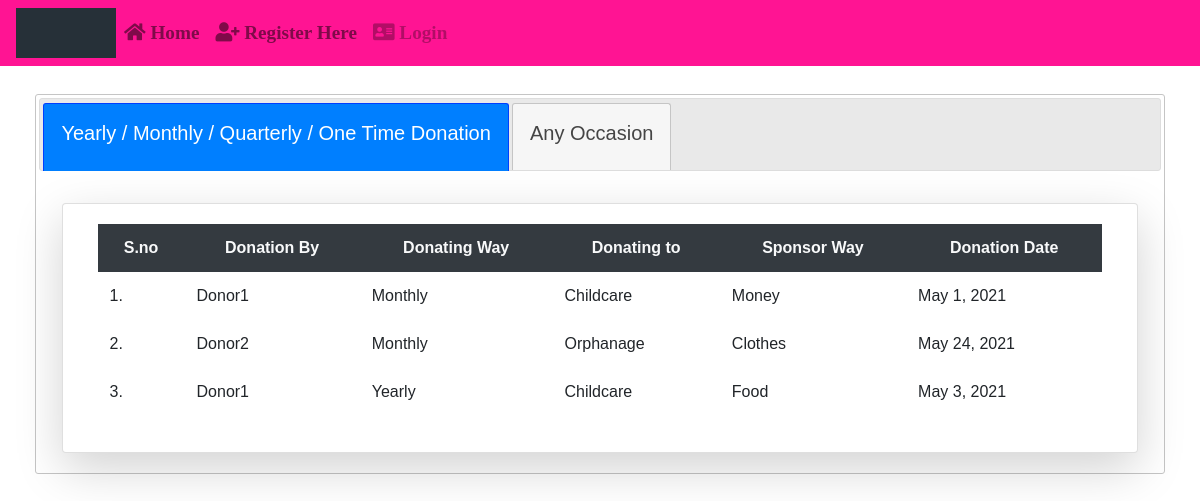
The page /info/ on the database as committed earlier.
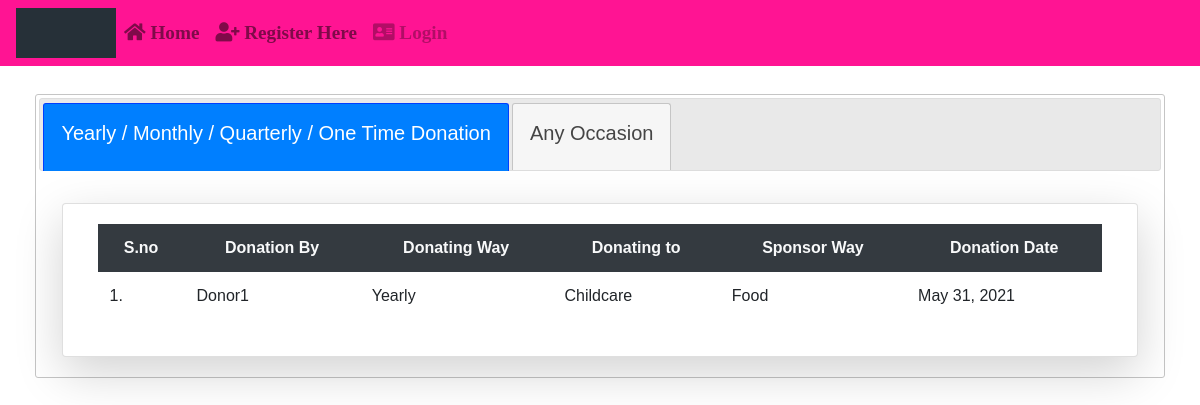
The same page on the database as committed later.
### App/models.py (models this page shows)
class Donate(models.Model):
	d=[('Select',"Select"),('Yearly',"Yearly Once"),('Monthly',"Monthly Once"),('Quarterly',"Quarterly Once"),('One Time',"One time donation")]
	s=[('Select',"Select"),('Food',"Food"),('Clothes',"Clothes"),('Money',"Money")]
	username=models.CharField(max_length=50)
	email=models.EmailField(max_length=50)
	ways_to_donate=models.CharField(max_length=50,choices=d,default='Select')
	donating_to=models.CharField(max_length=50)
	sponsor_way=models.CharField(max_length=50,choices=s,default='Select')
	donating_date=models.DateField()
	uid=models.ForeignKey(User,on_delete=models.CASCADE)

### App/views.py (the view)
# urls.py: path('info/',views.information,name="info"),
def information(request):
	d=Donate.objects.all()
	o=OccDonate.objects.all()
	return render(request,'html/information.html',{'d':d,'o':o})

### App/templates/html/information.html (shortened to what this page needs)
{% extends 'html/base.html' %}
{% block content %}
<div class="container-fluid mt-2">
	<div class="card-body">
		<div id="tabs">
  			<ul>
    			<li><a href="#tab1"class="btn btn col-sm my-2 mx-auto"><h5>Yearly / Monthly / Quarterly / One Time Donation</h5></a></li>
    			<li><a href="#tab2"class="btn btn col-sm my-2 mx-auto"><h5>Any Occasion</h5></a></li>
  			</ul>
  			<div id="tab1">
  				<div class="container-fluid mt-2">
				<div class="row">
  				<div class="card col-md mt-2 shadow-lg">
				<div class="card-body">
				<table class="table table-borderless table-center">
					<tr class="bg-dark text-light text-center">
						<th>S.no</th>
						<th>Donation By</th>
						<th>Donating Way</th>
						<th>Donating to</th>
						<th>Sponsor Way</th>
						<th>Donation Date</th>
					</tr>
            		{% for k in d %}
            		<tr>
            			<td>{{forloop.counter}}.</td>
            			<td>{{k.username}}</td>
            			<td>{{k.ways_to_donate}}</td>
            			<td>{{k.donating_to}}</td>
            			<td>{{k.sponsor_way}}</td>
            			<td>{{k.donating_date}}</td>
            		</tr>
            		{% endfor %}
            	</table>
			</div>
		</div>
	</div>
</div>
</div>
</div>
</div>
</div>
{% endblock %}

### App/templates/html/base.html (shortened to what this page needs)
{% load static %}
<!DOCTYPE html>
<html lang="en">
<head>
  <link rel="stylesheet" href="{% static 'css/bootstrap.min.css' %}">
  <link rel="stylesheet" href="{% static 'css/jquery-ui.css' %}">
</head>
<body>
{% include 'html/navbar.html' %}
{% block content %}
{% endblock %}
</body>
</html>

### App/templates/html/navbar.html (shortened to what this page needs)
{% load static %}
<link rel="stylesheet" href="https://use.fontawesome.com/releases/v5.7.0/css/all.css">
<nav class="navbar navbar-expand-md navbar-light" style="background-color:#FF1493;">
  <img src="{% static 'images/gif.gif' %}" alt="logo" style="width:100px;height:50px">
  <div style="font-family:Garamond;font-weight:bold;font-size: 120%;">
  <div class="collapse navbar-collapse" id="collapsibleNavbar">
    <ul class="navbar-nav">
      {% if not user.is_authenticated %}
      <li class="nav-item">
        <a class="nav-link" href="{% url 'hm' %}"><i class="fas fa-home"></i> Home</a>
      </li>
      <li class="nav-item">
        <a class="nav-link" href="{% url 'rg' %}"><i class='fas fa-user-plus'></i> Register Here</a>
      </li>
      <li class="nav-item">
        <a class="nav-link disabled" href="{% url 'lg' %}"><i class="fas fa-address-card"></i> Login</a>
      </li>
      {% endif %}
    </ul>
  </div>
  </div>
</nav>

Rows that differ between the two databases and show on the page:
removed Donate: username "Donor2", ways_to_donate "Monthly", donating_to "Orphanage", sponsor_way "Clothes", donating_date "May 24, 2021"
removed Donate: username "Donor1", ways_to_donate "Yearly", donating_to "Childcare", sponsor_way "Food", donating_date "May 3, 2021"
changed Donate "Donor1": ways_to_donate "Monthly" → "Yearly"; sponsor_way "Money" → "Food"; donating_date "May 1, 2021" → "May 31, 2021"
